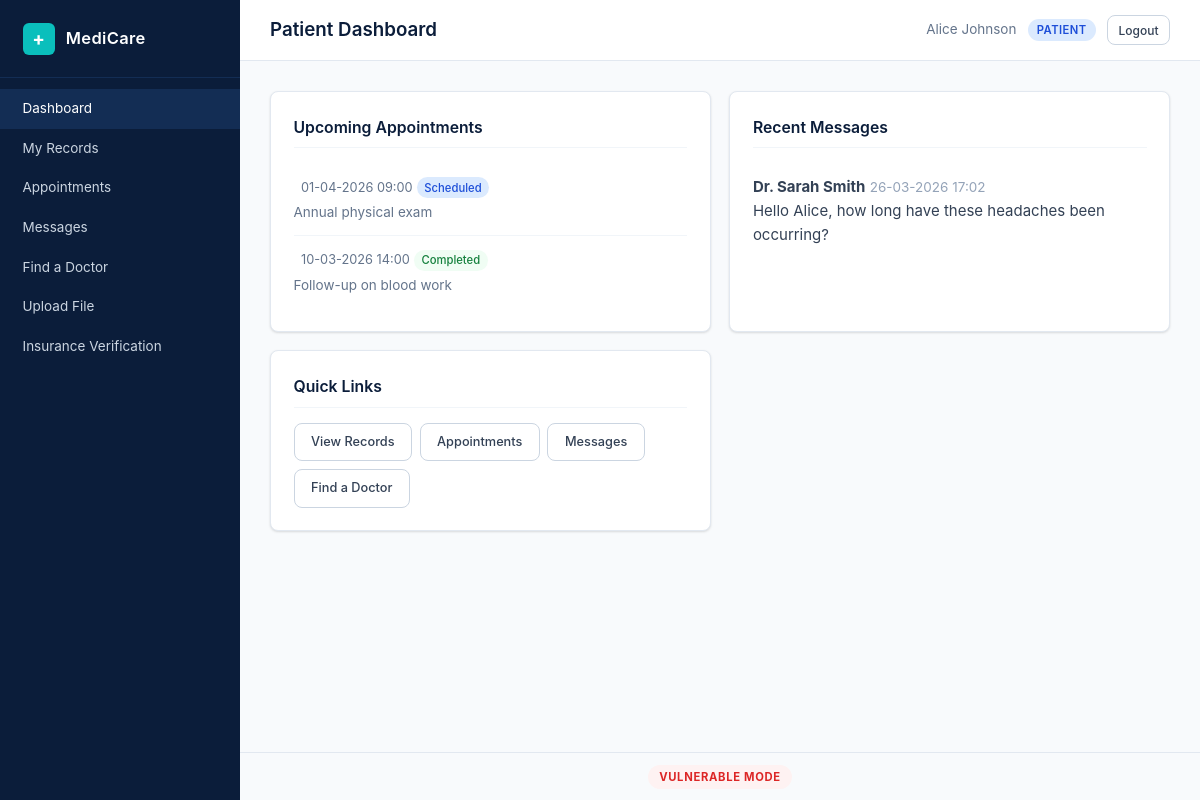
The page /patient/dashboard.php (signed in) on the database its author committed.
### tables this page shows
CREATE TABLE appointments (
    id INT AUTO_INCREMENT PRIMARY KEY,
    patient_id INT NOT NULL,
    doctor_id INT NOT NULL,
    datetime DATETIME NOT NULL,
    status ENUM('scheduled','completed','cancelled') DEFAULT 'scheduled',
    notes TEXT,
    FOREIGN KEY (patient_id) REFERENCES users(id) ON DELETE CASCADE,
    FOREIGN KEY (doctor_id) REFERENCES users(id) ON DELETE CASCADE
);

CREATE TABLE messages (
    id INT AUTO_INCREMENT PRIMARY KEY,
    sender_id INT NOT NULL,
    receiver_id INT NOT NULL,
    body TEXT NOT NULL,
    sent_at TIMESTAMP DEFAULT CURRENT_TIMESTAMP,
    FOREIGN KEY (sender_id) REFERENCES users(id) ON DELETE CASCADE,
    FOREIGN KEY (receiver_id) REFERENCES users(id) ON DELETE CASCADE
);

CREATE TABLE users (
    id INT AUTO_INCREMENT PRIMARY KEY,
    name VARCHAR(100) NOT NULL,
    email VARCHAR(150) NOT NULL UNIQUE,
    password VARCHAR(255) NOT NULL,
    role ENUM('patient','doctor','admin') NOT NULL DEFAULT 'patient',
    created_at TIMESTAMP DEFAULT CURRENT_TIMESTAMP
);

### config.php (called while the page is built, shortened)
<?php
function esc(string $value): string {
    return htmlspecialchars($value, ENT_QUOTES, 'UTF-8');
}
function fmtDate(string $datetime): string {
    return date('d-m-Y H:i', strtotime($datetime));
}

### patient/dashboard.php (the view, shortened to what this page needs)
<?php
require_once __DIR__ . '/../config.php';
require_once __DIR__ . '/../helpers.php';
$conn = getDB();
$userId = currentUserId();
$stmt = $conn->prepare(
    "SELECT * FROM appointments WHERE patient_id = ? ORDER BY datetime DESC LIMIT 5"
);
$stmt->execute([$userId]);
$appointments = $stmt->fetchAll();
$stmt = $conn->prepare(
    "SELECT m.*, u.name AS sender_name FROM messages m
     JOIN users u ON m.sender_id = u.id
     WHERE m.receiver_id = ? ORDER BY m.sent_at DESC LIMIT 5"
);
$stmt->execute([$userId]);
$recentMessages = $stmt->fetchAll();
?>
<div class="dashboard-grid">
    <div class="card">
        <h2 class="card-title">Upcoming Appointments</h2>
        <?php foreach ($appointments as $appt): ?>
            <div class="list-item">
                <span class="list-item-date"><?= fmtDate($appt['datetime']) ?></span>
                <span class="status-badge status-<?= esc($appt['status']) ?>">
                    <?= esc(ucfirst($appt['status'])) ?>
                </span>
                <p class="list-item-note"><?= esc($appt['notes'] ?? '') ?></p>
            </div>
        <?php endforeach; ?>
    </div>
    <div class="card">
        <h2 class="card-title">Recent Messages</h2>
        <?php foreach ($recentMessages as $msg): ?>
            <div class="list-item">
                <strong><?= esc($msg['sender_name']) ?></strong>
                <span class="text-muted"><?= fmtDate($msg['sent_at']) ?></span>
                <p><?= esc($msg['body']) ?></p>
            </div>
        <?php endforeach; ?>
    </div>
    <div class="card">
        <h2 class="card-title">Quick Links</h2>
        <div class="quick-links">
            <a href="/patient/records.php" class="btn">View Records</a>
            <a href="/patient/appointments.php" class="btn">Appointments</a>
            <a href="/patient/chat.php" class="btn">Messages</a>
            <a href="/shared/search.php" class="btn">Find a Doctor</a>
        </div>
    </div>
</div>

### assets/style.css (style rules this page uses)
*, *::before, *::after { margin: 0; padding: 0; box-sizing: border-box; }
:root { --navy: #0B1D3A; --navy-light: #132D54; --navy-dark: #071429; --teal: #0ABFBC; --teal-dark: #089E9B; --white: #FFFFFF; --gray-50: #F8FAFC; --gray-100: #F1F5F9; --gray-200: #E2E8F0; --gray-300: #CBD5E1; --gray-400: #94A3B8; --gray-500: #64748B; --gray-700: #334155; --red: #EF4444; --red-bg: #FEF2F2; --green: #22C55E; --green-bg: #F0FDF4; --amber: #F59E0B; --amber-bg: #FFFBEB; --blue: #3B82F6; --radius: 8px; --shadow: 0 1px 3px rgba(0,0,0,0.08), 0 1px 2px rgba(0,0,0,0.06); --shadow-md: 0 4px 6px rgba(0,0,0,0.07), 0 2px 4px rgba(0,0,0,0.06); --sidebar-width: 240px; --font: -apple-system, BlinkMacSystemFont, "Segoe UI", system-ui, sans-serif; }
html { font-size: 15px; }
body { font-family: var(--font); background: var(--gray-50); color: var(--gray-700); line-height: 1.6; min-height: 100vh; }
.card { background: var(--white); border: 1px solid var(--gray-200); border-radius: var(--radius); padding: 1.5rem; margin-bottom: 1.25rem; box-shadow: var(--shadow); }
.card-title { font-size: 1.05rem; font-weight: 600; color: var(--navy); margin-bottom: 1rem; padding-bottom: 0.5rem; border-bottom: 1px solid var(--gray-100); }
.dashboard-grid { display: grid; grid-template-columns: repeat(auto-fit, minmax(340px, 1fr)); gap: 1.25rem; }
.dashboard-grid .card { margin-bottom: 0; }
.list-item { padding: 0.75rem 0; border-bottom: 1px solid var(--gray-100); }
.list-item:last-child { border-bottom: none; }
.list-item-date { font-size: 0.85rem; color: var(--gray-500); margin-left: 0.5rem; }
.list-item-note { font-size: 0.9rem; color: var(--gray-500); margin-top: 0.25rem; }
.status-badge { display: inline-block; padding: 0.1rem 0.5rem; border-radius: 999px; font-size: 0.75rem; font-weight: 500; }
.status-scheduled { background: #DBEAFE; color: #1D4ED8; }
.status-completed { background: var(--green-bg); color: #15803D; }
.btn { display: inline-block; padding: 0.55rem 1.1rem; border: 1px solid var(--gray-300); border-radius: var(--radius); background: var(--white); color: var(--gray-700); font-family: var(--font); font-size: 0.85rem; font-weight: 500; cursor: pointer; text-decoration: none; text-align: center; transition: background 0.15s, border-color 0.15s; }
.quick-links { display: flex; flex-wrap: wrap; gap: 0.5rem; }
.text-muted { color: var(--gray-400); font-size: 0.9rem; }

### rows shown on the page
appointments: datetime "01-04-2026 09:00", status "Scheduled", notes "Annual physical exam"
appointments: datetime "10-03-2026 14:00", status "Completed", notes "Follow-up on blood work"
messages: sender.name "Dr. Sarah Smith", sent_at "26-03-2026 17:02", body "Hello Alice, how long have these headaches been occurring?"

### other values the page prints
$item['label'] "Dashboard"
$item['label'] "My Records"
$item['label'] "Appointments"
$item['label'] "Messages"
$item['label'] "Find a Doctor"
$item['label'] "Upload File"
$item['label'] "Insurance Verification"
$title "Patient Dashboard"
$name "Alice Johnson"
$role "PATIENT"
$mode "VULNERABLE"
